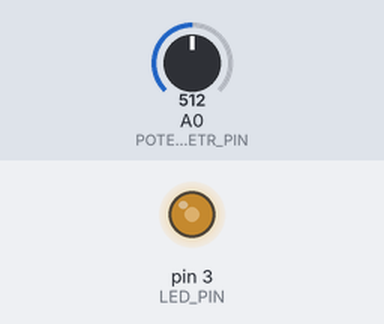
The sketch below on a simulated Arduino Uno, built with avr-gcc and run on an emulated ATmega328P. On the bench: output pins drawn as LEDs (lit = HIGH). Inputs (shaded band) come from the test bench; at power-on: A0 (POTENCJOMETR_PIN) = 512.

Above: at 1.2 s.
1.3 s: A0 (POTENCJOMETR_PIN) set to 716
At 1.9 s:
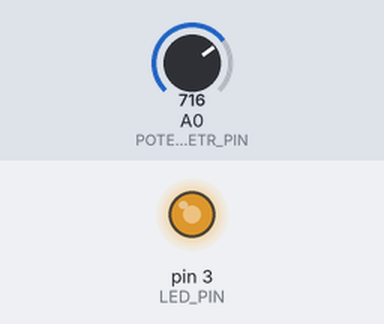
2.8 s: A0 (POTENCJOMETR_PIN) set to 900
At 3.1 s:
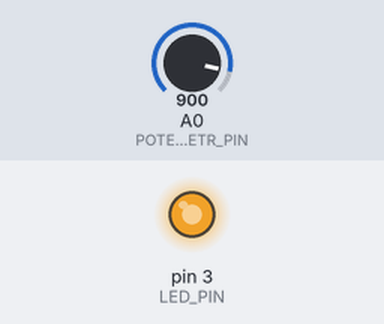
4.3 s: A0 (POTENCJOMETR_PIN) set to 122
At 5.4 s:
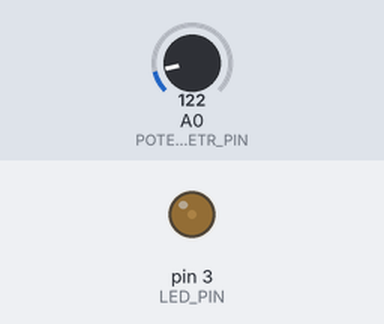
5.8 s: A0 (POTENCJOMETR_PIN) set to 0
At 6.5 s:
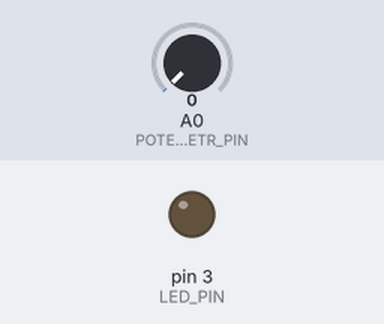
7.3 s: A0 (POTENCJOMETR_PIN) set to 511
At 7.7 s:
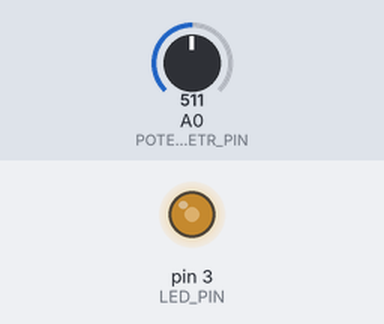
Timing chart, 0 to 9.8 s (numbered marks = the images above; inputs shaded):
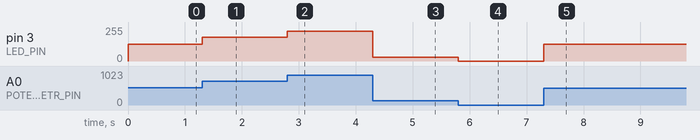

Measured:
- after the input at 1.3 s, pin 3 (LED_PIN): 127/255 → 178/255 at once
- after the input at 2.8 s, pin 3 (LED_PIN): 178/255 → 224/255 at once
- after the input at 4.3 s, pin 3 (LED_PIN): 224/255 → 30/255 at once
- after the input at 5.8 s, pin 3 (LED_PIN): 30/255 → 0/255 at once
- after the input at 7.3 s, pin 3 (LED_PIN): 0/255 → 127/255 at once

The sketch:

potencjometr_dioda.ino
```cpp
// Numer analogowego pinu do którego podłączony jest potencjometr
#define POTENCJOMETR_PIN 0

//Numer cyfrowego pinu -PWM do którego podłączona jest dioda LED
#define LED_PIN 3

void setup()
{
  pinMode(LED_PIN, OUTPUT);
}

void loop()
{
  // Odczyt wartości z potencjometru
  int value = analogRead(POTENCJOMETR_PIN);
  // Przeskalowanie wartości pitencjometru na jasność PWM
  byte bright = map(value, 0, 1023, 0, 255);
  // Ustawianie jasności diody LED za pomocą wyjścia PWM
  analogWrite(LED_PIN, bright);
}
```
